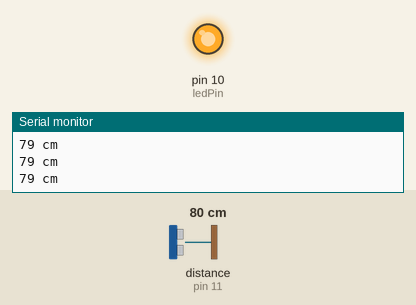
Simulated run of this sketch. Board: Arduino Uno, built with avr-gcc and run on an emulated ATmega328P. Parts: output pins drawn as LEDs (lit = HIGH), the last lines printed to the serial monitor. Wiring (inferred from the names in the program): ultrasonic range finder: trigger pin 12; echo pin 11. The inputs (shaded band) are chosen by the test bench; at power-on: distance to the obstacle (sensor on pin 11) 80 cm. The echo pulse lasts 58.3 µs per cm; pins used as bus, display or sensor lines are not drawn.

Above: at 1.2 s.
1.3 s: distance to the obstacle (sensor on pin 11) set to 98 cm
2.8 s: distance to the obstacle (sensor on pin 11) set to 105 cm
At 3.7 s:
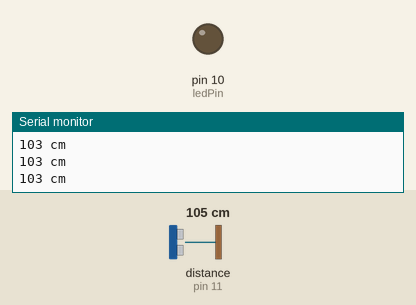
4.3 s: distance to the obstacle (sensor on pin 11) set to 2 cm
At 5.5 s:
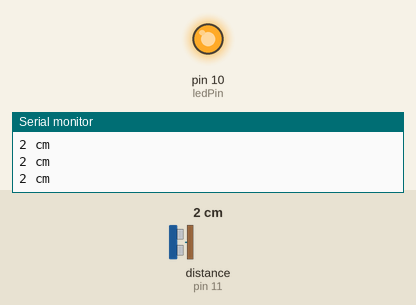
5.8 s: distance to the obstacle (sensor on pin 11) set to 120 cm
At 6.3 s:
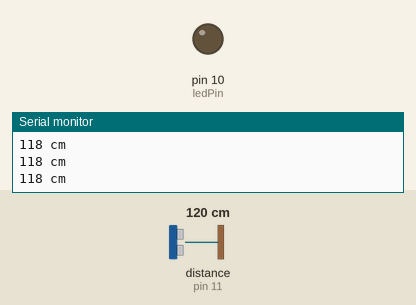
Timing chart, 0 to 8.3 s (numbered marks = the images above; inputs shaded):
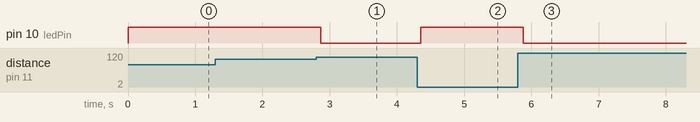

The sketch:

SR04_LED.ino
```cpp
int trigPin = 12;
int echoPin = 11;
int ledPin = 10;
void setup() {
  Serial.begin(9600);
  pinMode(trigPin, OUTPUT);
  pinMode(echoPin, INPUT);
  pinMode(ledPin, OUTPUT);
}
void loop() {
  long duration, distance;
  digitalWrite(trigPin, LOW);
  delayMicroseconds(2);
  digitalWrite(trigPin, HIGH);
  delayMicroseconds(10);
  digitalWrite(trigPin, LOW);
  duration = pulseIn(echoPin, HIGH);
  distance = (duration / 2) / 29.4;
  if(distance >= 300 ){
    Serial.println("Out of range");
  }else{
    Serial.print(distance);
    Serial.println(" cm");
    //讓LED亮滅
    if(distance < 100){  //若小於100cm, LED亮起
    	digitalWrite(ledPin, HIGH);
    }else{   //反之不亮
    	digitalWrite(ledPin, LOW);
    }
  }
  delay(100);
}
```

Measured:
- the behaviour switches between 101 and 102 cm on distance to the obstacle (sensor on pin 11) (found by bisection; images 0 and 1)
- after the input at 2.8 s, pin 10 (ledPin): HIGH → LOW after 0.07 s
- after the input at 4.3 s, pin 10 (ledPin): LOW → HIGH after 0.06 s
- after the input at 5.8 s, pin 10 (ledPin): HIGH → LOW after 0.08 s
